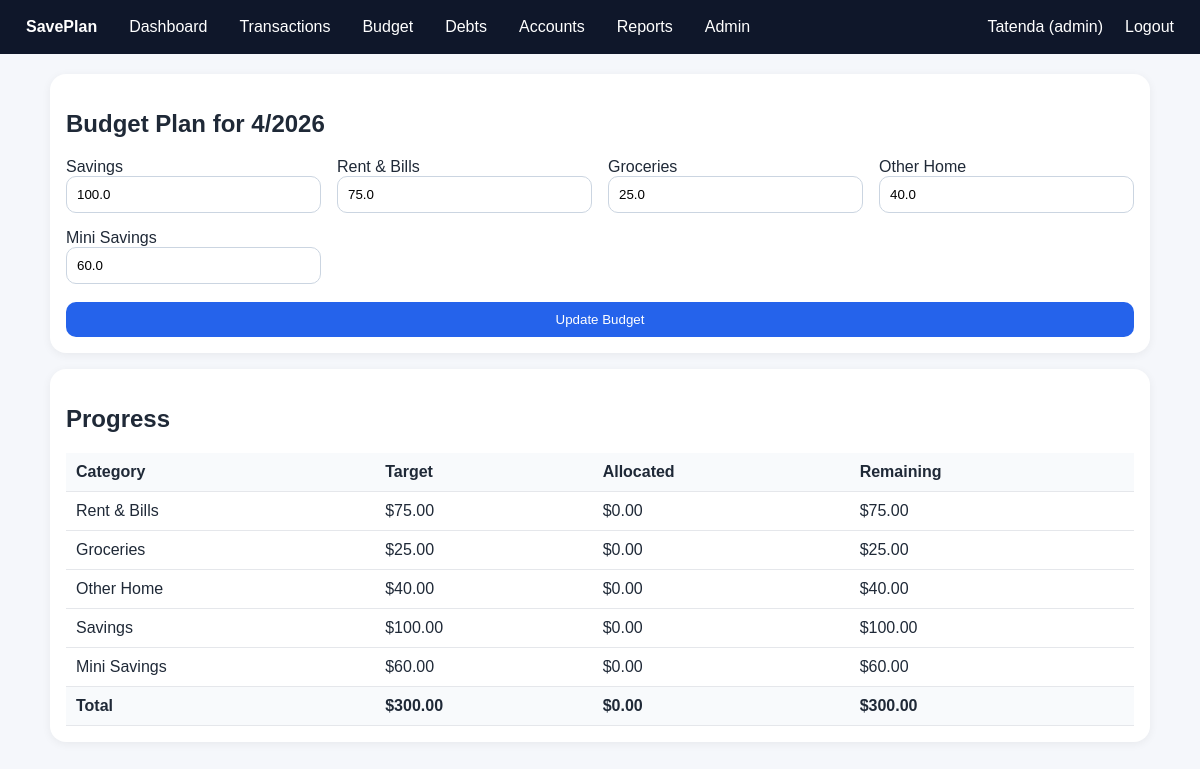
Screenshot of /budget (signed in) with the database file from the repository.
### tables this page shows
CREATE TABLE monthly_targets (
    id INTEGER PRIMARY KEY AUTOINCREMENT,
    user_id INTEGER NOT NULL,
    month INTEGER NOT NULL,
    year INTEGER NOT NULL,
    savings_target REAL NOT NULL DEFAULT 100,
    rent_bills_target REAL NOT NULL DEFAULT 75,
    groceries_target REAL NOT NULL DEFAULT 25,
    other_home_target REAL NOT NULL DEFAULT 40,
    mini_savings_target REAL NOT NULL DEFAULT 60,
    total_target REAL NOT NULL DEFAULT 300,
    UNIQUE(user_id, month, year),
    FOREIGN KEY(user_id) REFERENCES users(id)
);

### app/routes.py (the view, shortened to what this page needs)
    @app.route('/budget', methods=['GET', 'POST'])
    @login_required
    def budget():
        db = get_db()
        user_id = session['user_id']
        now = datetime.now()
        month = int(request.args.get('month', now.month))
        year = int(request.args.get('year', now.year))
        target = get_or_create_targets(db, user_id, month, year)
        target = get_or_create_targets(db, user_id, month, year)
        progress, total_allocated, total_target = category_progress(db, user_id, month, year)
        return render_template('budget.html', target=target, month=month, year=year, progress=progress, allocated=total_allocated, total_target=total_target)

### app/database.py (called while the page is built)
def get_db():
    if 'db' not in g:
        g.db = sqlite3.connect(g.app.config['DATABASE'])
        g.db.row_factory = sqlite3.Row
    return g.db

def init_db(app):
    import os
    os.makedirs(app.instance_path, exist_ok=True)
    @app.before_request
    def inject_app_to_g():
        g.app = app
    with app.app_context():
        db = sqlite3.connect(app.config['DATABASE'])
        db.executescript(SCHEMA)
        db.commit()
        db.close()
    app.teardown_appcontext(close_db)

### app/routes.py (called while the page is built, shortened)
def login_required(view):
    @wraps(view)
    def wrapped(*args, **kwargs):
        if 'user_id' not in session:
            return redirect(url_for('login'))
        return view(*args, **kwargs)
    return wrapped

def get_or_create_targets(db, user_id, month, year):
    row = db.execute(
        'SELECT * FROM monthly_targets WHERE user_id = ? AND month = ? AND year = ?',
        (user_id, month, year)
    ).fetchone()
    if row:
        return row

### app/templates/budget.html
{% extends 'base.html' %}
{% block content %}
<div class="card">
  <h2>Budget Plan for {{ month }}/{{ year }}</h2>
  <form method="post">
    <div class="grid">
      <div><label>Savings</label><input type="number" step="0.01" name="savings_target" value="{{ target.savings_target }}"></div>
      <div><label>Rent & Bills</label><input type="number" step="0.01" name="rent_bills_target" value="{{ target.rent_bills_target }}"></div>
      <div><label>Groceries</label><input type="number" step="0.01" name="groceries_target" value="{{ target.groceries_target }}"></div>
      <div><label>Other Home</label><input type="number" step="0.01" name="other_home_target" value="{{ target.other_home_target }}"></div>
      <div><label>Mini Savings</label><input type="number" step="0.01" name="mini_savings_target" value="{{ target.mini_savings_target }}"></div>
    </div>
    <br><button type="submit">Update Budget</button>
  </form>
</div>
<div class="card">
  <h2>Progress</h2>
  <table>
    <tr><th>Category</th><th>Target</th><th>Allocated</th><th>Remaining</th></tr>
    {% for item in progress %}
    <tr><td>{{ item.label }}</td><td>${{ '%.2f'|format(item.target) }}</td><td>${{ '%.2f'|format(item.allocated) }}</td><td>${{ '%.2f'|format(item.remaining) }}</td></tr>
    {% endfor %}
    <tr><th>Total</th><th>${{ '%.2f'|format(total_target) }}</th><th>${{ '%.2f'|format(allocated) }}</th><th>${{ '%.2f'|format(total_target-allocated if total_target>allocated else 0) }}</th></tr>
  </table>
</div>
{% endblock %}

### app/templates/base.html (style rules this page uses)
body { font-family: Arial, sans-serif; margin: 0; background: #f5f7fb; color: #1f2937; }
.card { background: white; border-radius: 16px; padding: 16px; box-shadow: 0 2px 10px rgba(0,0,0,0.06); margin-bottom: 16px; }
.grid { display: grid; grid-template-columns: repeat(auto-fit, minmax(220px, 1fr)); gap: 16px; }
table { width: 100%; border-collapse: collapse; }
th, td { border-bottom: 1px solid #e5e7eb; padding: 10px; text-align: left; }
th { background: #f8fafc; }
input, select, button, textarea { width: 100%; padding: 10px; border: 1px solid #cbd5e1; border-radius: 10px; box-sizing: border-box; }
button { background: #2563eb; color: white; border: 0; cursor: pointer; }

### rows the page displays
monthly_targets: savings_target "100.0", rent_bills_target "75.0", groceries_target "25.0", other_home_target "40.0", mini_savings_target "60.0", label "Rent & Bills", target "75.00", allocated "0.00", remaining "75.00", label "Groceries", target "25.00", remaining "25.00", label "Other Home", target "40.00", remaining "40.00", label "Savings", target "100.00", remaining "100.00", label "Mini Savings", target "60.00", remaining "60.00", total_target "300.00", total_target-allocatediftotal_target>allocatedelse0 "300.00"

### other values shown
{{ session.get('username') }} "Tatenda"
{{ session.get('role') }} "admin"
{{ month }} "4"
{{ year }} "2026"
{{ '%.2f'|format(allocated) }} "0.00"
